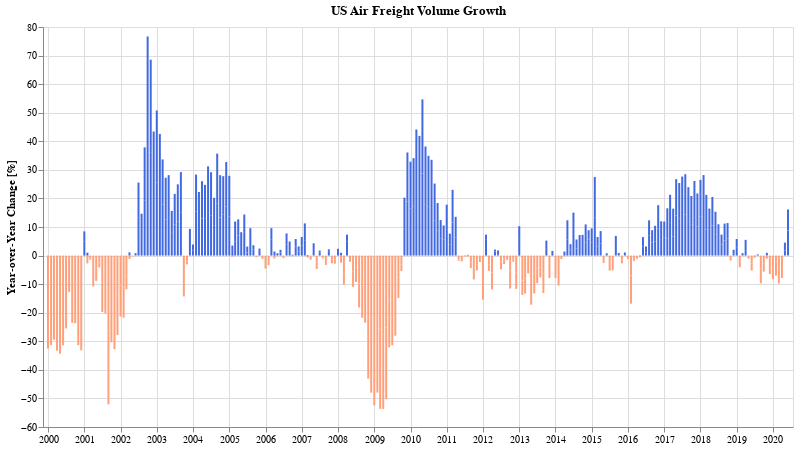

This figure's notebook cell:
### Code cell
df_af['change'] = df_af.set_index('dt')['tonMiles'].apply(int).pct_change(12).apply(lambda v: v * 100).values

c = alt.Chart(df_af).mark_bar(size=2).encode(
    alt.X('dt:T', axis=alt.Axis(title='')),
    alt.Y('change:Q', axis=alt.Axis(title='Year-over-Year Change [%]')),
    tooltip=[alt.Tooltip('dt:T', title='Date'), alt.Tooltip('change:Q', title='% Change', format=',.01f')],
    color=alt.condition(f"datum.change < 0",
        alt.value('lightsalmon'),
        alt.value('royalblue')
    ),
).properties(
    title='US Air Freight Volume Growth',
    width=750,
    height=400
)

c.save('transportation-air-waterway.png')
c.display()

### Figure 1 — Vega-Lite specification as saved in the notebook (floating-point values rounded to 4 significant figures; data arrays with more than 128 entries replaced by an {"elided": "..."} marker saying what was removed)
{"config": {"view": {"continuousWidth": 400, "continuousHeight": 300}}, "data": {"name": "data-2e87c716ea770c437d77d924a4796865"}, "mark": {"type": "bar", "size": 2}, "encoding": {"color": {"condition": {"value": "lightsalmon", "test": "datum.change < 0"}, "value": "royalblue"}, "tooltip": [{"type": "temporal", "field": "dt", "title": "Date"}, {"type": "quantitative", "field": "change", "format": ",.01f", "title": "% Change"}], "x": {"type": "temporal", "axis": {"title": ""}, "field": "dt"}, "y": {"type": "quantitative", "axis": {"title": "Year-over-Year Change [%]"}, "field": "change"}}, "height": 400, "title": "US Air Freight Volume Growth", "width": 750, "$schema": "https://vega.github.io/schema/vega-lite/v4.0.2.json", "datasets": {"data-2e87c716ea770c437d77d924a4796865": {"elided": "492 records"}}}
